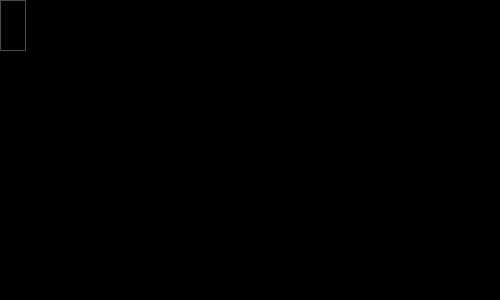
Frame 1 (no input)
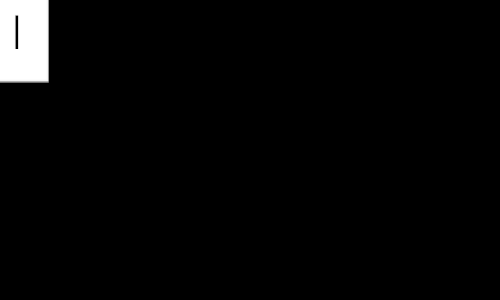
Frame 60 (the mouse pressed at the canvas centre just before this capture)
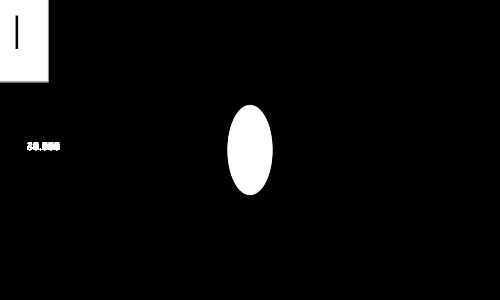
Frame 120 (the mouse held since frame 60 and released just before this capture)

The Processing sketch that drew these frames (run headless with seeded random() and noise(); from frame 60 on, the mouse is pressed at the canvas centre):

// Processing sketch: sample1
// ── sample1.pde
//global variables
float a=25;
float b=.5;
color c= color(255, 150);//white @ 50% transparent
boolean d=false;

void setup() {//reads once
  size(500, 300);
  background(0);
}

void draw() {
  frameRate(10);
  if (d==false) {//conditional if
    noFill();//appearance control
    stroke(c);
    strokeWeight(b);
    
    rect(mouseX, mouseY, a, a*2);//shape rectangle
    
    a=a*1.005;//update to variables
    b=(frameCount%2)+1*b;
    println(a); //terminal printout
  } 
  else {//conditional else
    noStroke();//appearance control
    fill(c);
    
    ellipse(mouseX, mouseY, a, a*2);//shape ellipse
    
    a=a*1.005;//update to variables
    b=(frameCount%2)+1*b;
    text(a, 25, height/2);
  }
}

void mousePressed(){
  d=!d;
}
